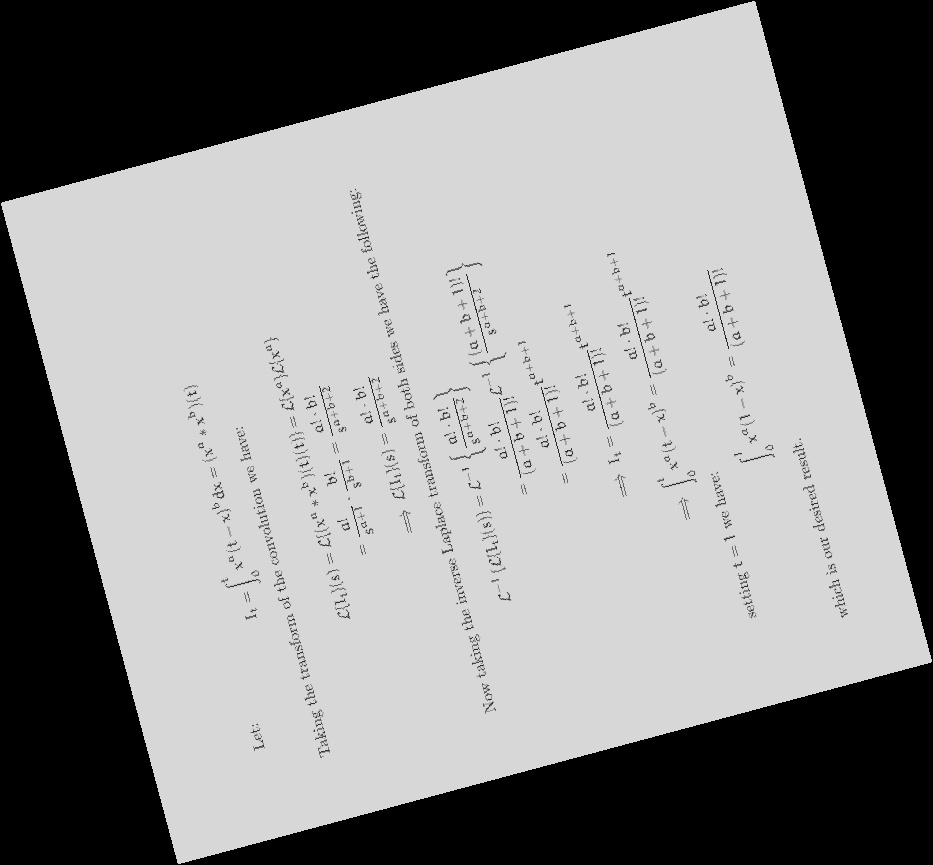
#> input picture src/students/emmanuel-olateju/edited_image.jpg, 933 x 865 px
$ python -i filters.py   (imports and definitions only)
#> lines starting #> are read from the running program, lines starting #| are printed output that depends on the picture
#> further down, picture is the input picture: PIL image 933x865 RGB; min 0, max 224, mean 141
import random

import numpy as np
from PIL import Image, ImageChops, ImageEnhance, ImageFilter, ImageOps


# [39 lines left out: functions apply_basic_edits, apply_intermediate_edits, _apply_sepia, not called in this run]


def _apply_cartoon(img):
    """Apply cartoon effect."""
    if img.mode != "RGB":
        img = img.convert("RGB")
    poster = ImageOps.posterize(img, 4)
    gray = poster.convert("L")
    edges = gray.filter(ImageFilter.SMOOTH_MORE).filter(ImageFilter.FIND_EDGES)
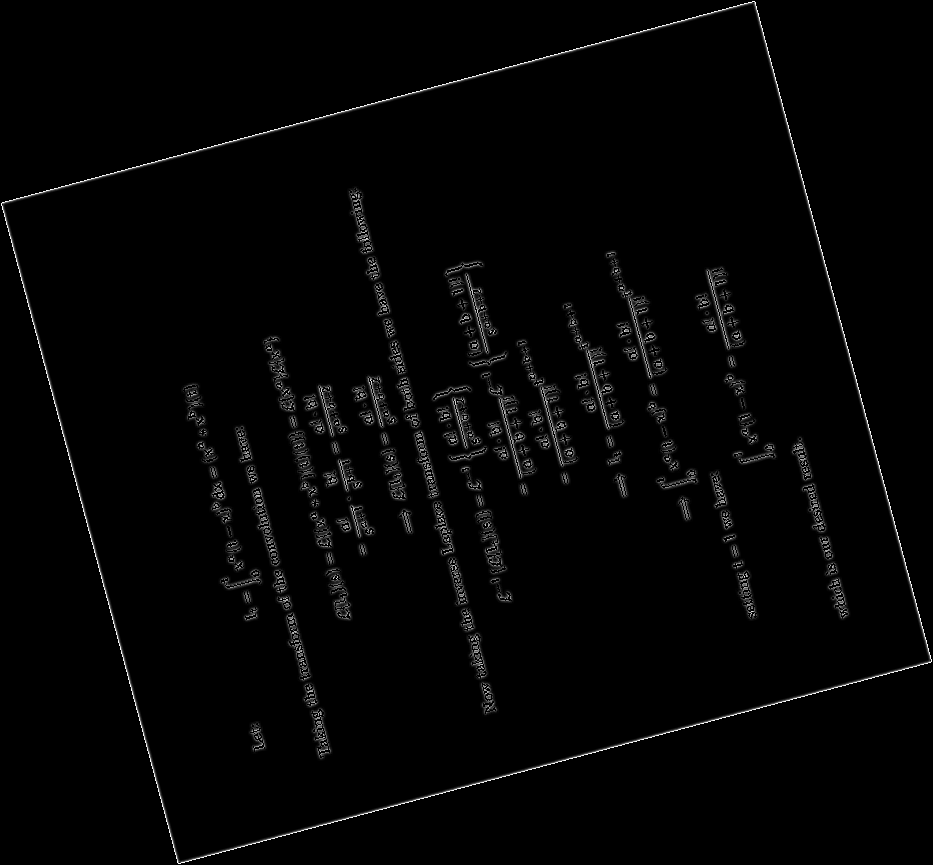
#> edges: PIL image 933x865 L; min 0, max 255, mean 4.1
    edges = ImageOps.invert(edges)
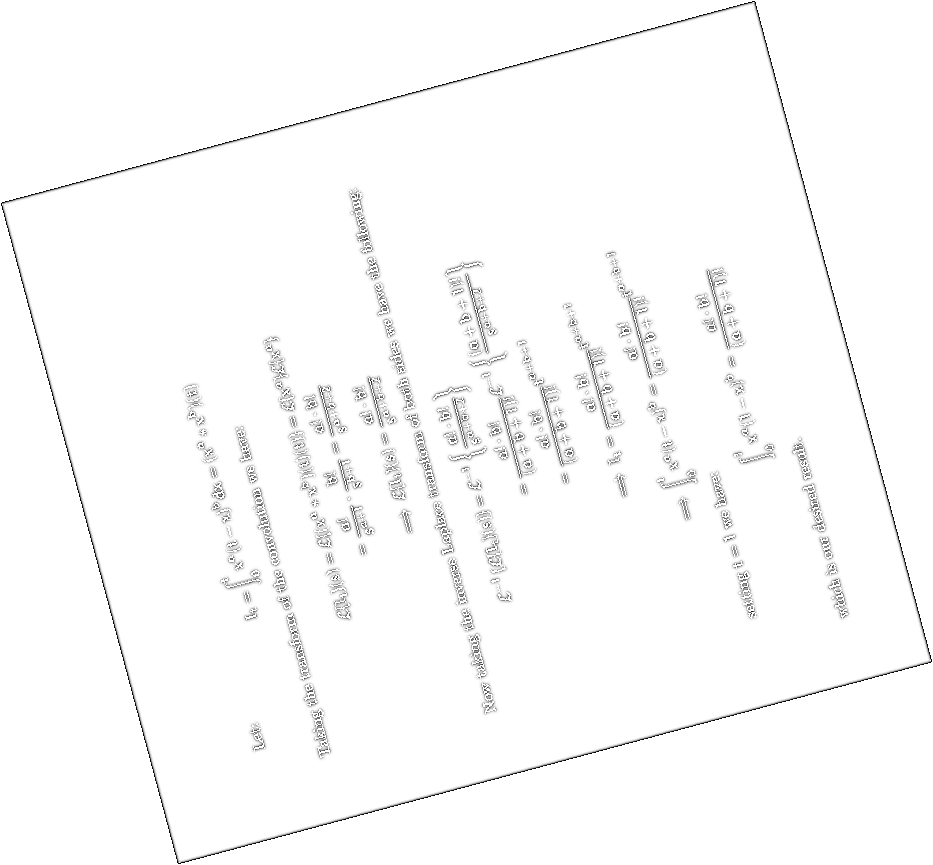
#> edges: PIL image 933x865 L; min 0, max 255, mean 250.9
    edges_rgb = edges.convert("RGB")
    return ImageChops.multiply(poster, edges_rgb)
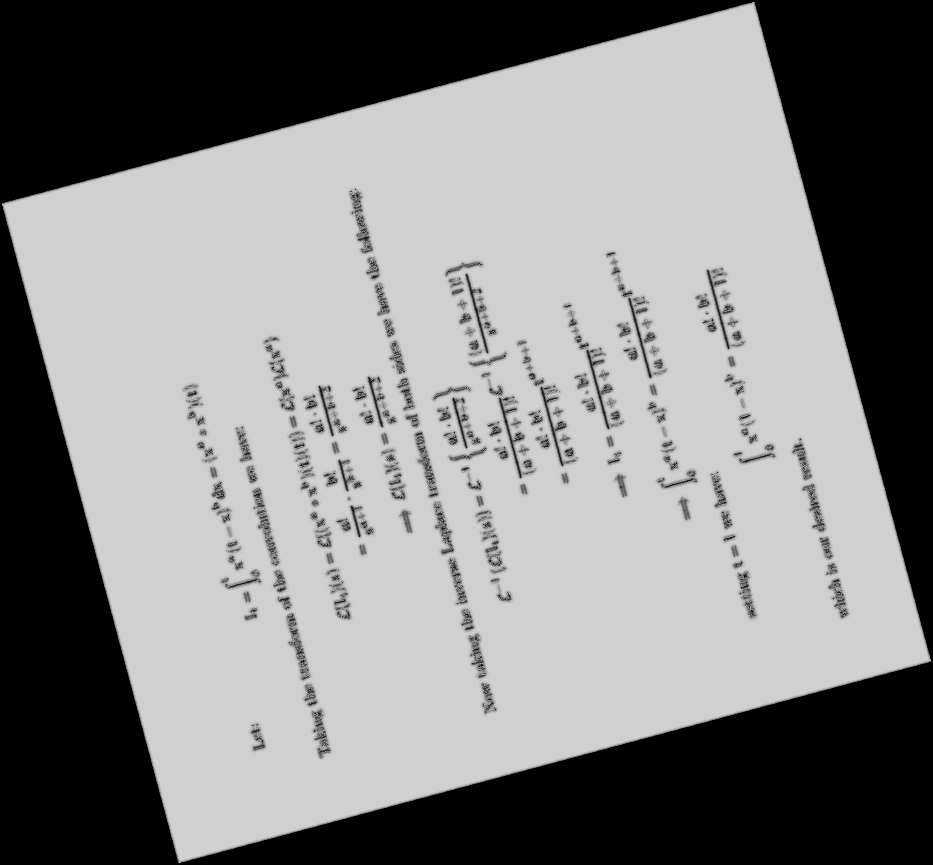
#> returned value: PIL image 933x865 RGB; min 0, max 208, mean 133


# [63 lines left out: functions _apply_glitch, apply_advanced_edits, apply_misc, not called in this run]

>>> from PIL import Image
>>> picture = Image.open('../../emmanuel-olateju/edited_image.jpg')
>>> result = _apply_cartoon(picture)
